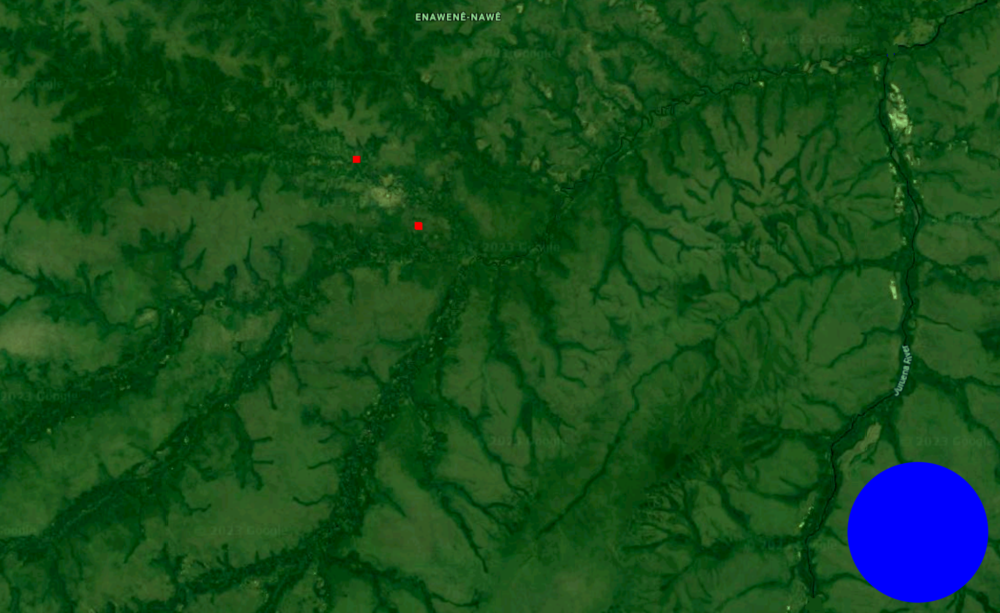
%> input picture src/Pratica6/mapa.png, 1000 x 613 px
$ octave desafio.m   (GNU Octave 9; MATLAB toolbox functions it lacks are replaced by stand-ins)
%> lines starting %> are read from the running program, lines starting %| are printed output that depends on the picture; in (x1, y1, x2, y2) boxes, pixels count from 0 and x2, y2 are one past the last pixel; in counts of white or black regions, pixels touching at a corner belong together; the program's own positions count from 1
clear all
close all
pkg load image;
%y 613 e x 1000
im = imread('mapa.png');
%> im is the input picture: size 613x1000x3 uint8; mean R, G, B 21.1, 75.7, 27.8
imR = im(:,:,1);
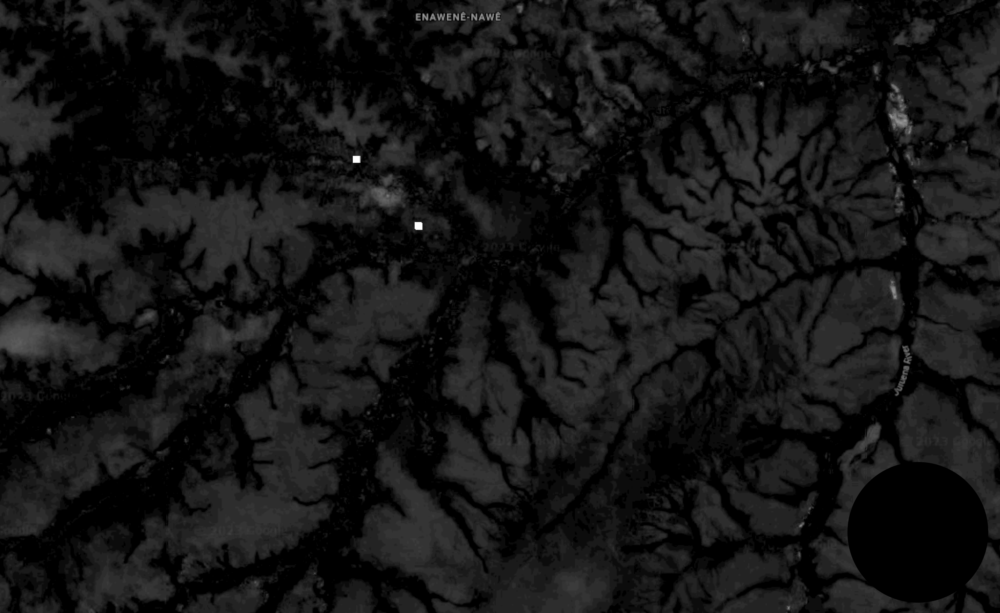
%> imR: size 613x1000 uint8; min 0, max 255, mean 21.1
flag = true;
glob = 254;
for i = 1: size(imR,1)
  for j = 1: size(imR,2)
    if(imR(i,j)>glob && flag == true)
      x = i;
      s = j;
      flag = false;
      im(:,j,:) = 0;
      im(i,j,:) = 255;
    endif
  endfor
  if(!flag)
    break;
  endif
endfor
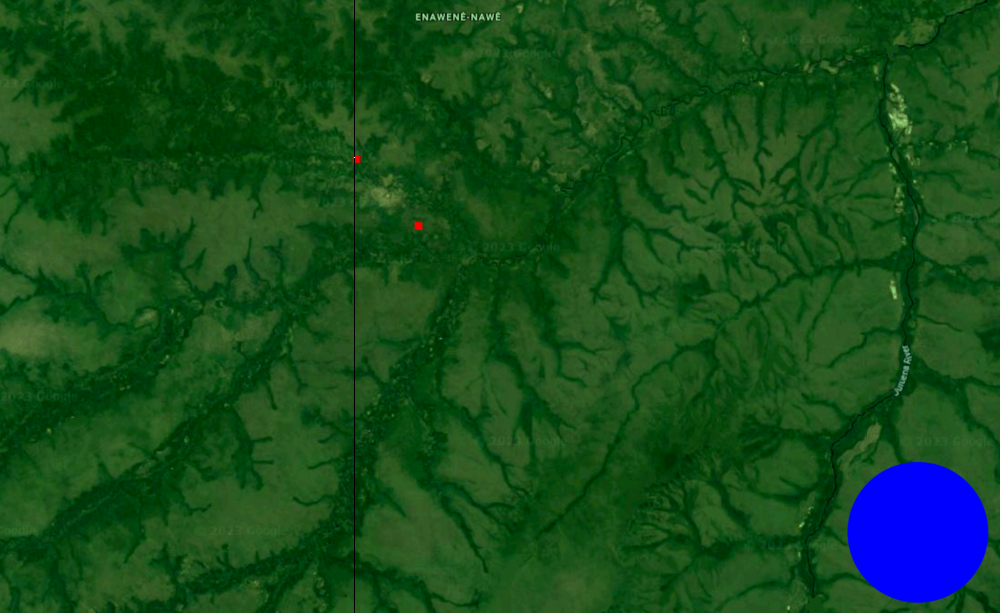
%> im: size 613x1000x3 uint8; 0.1% of pixels changed, all inside (x1, y1, x2, y2) = (354, 0, 355, 613)
%> after the loop, flag = false; s = 355; x = 158
flag = true;
for i = 613:-1:1
    for j = 1000:-1:1
      if(imR(i,j)>glob && flag == true)
        y = i;
        t = j;
        flag = false;
        im(i,:,:) = 0;
        im(i,j,:) = 255;
      endif
    endfor
    if(!flag)
      break;
    endif
end
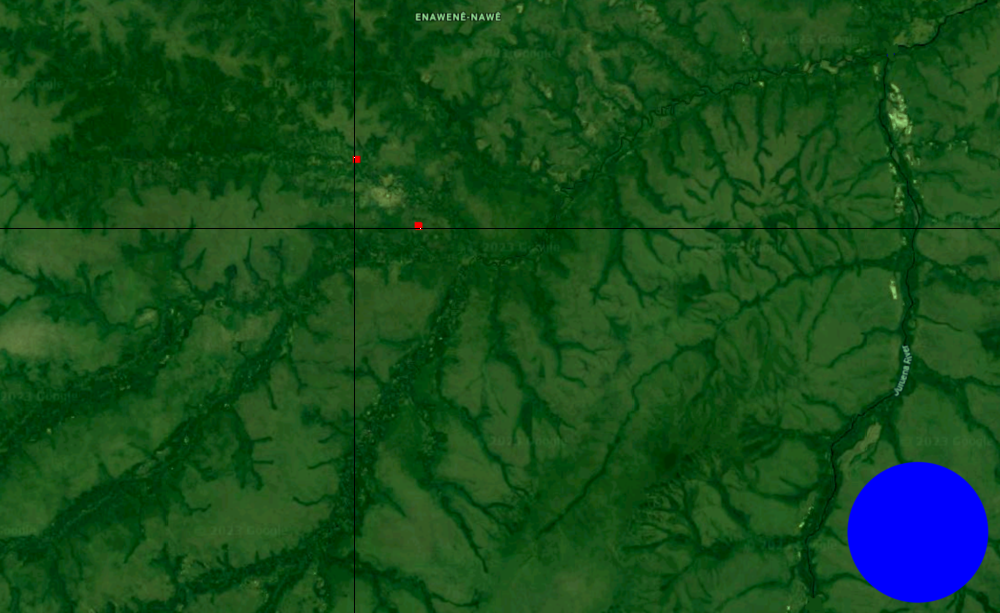
%> im: size 613x1000x3 uint8; 0.16% of pixels changed, all inside (x1, y1, x2, y2) = (0, 228, 1000, 229)
%> after the loop, t = 421; y = 229
px = power((y-x),2);
%> px = 5041
py = power((t-s),2);
%> py = 4356
sT = px+py;
%> sT = 9397
d = round(sqrt(px+py));
%> d = 97
figure(1);
imshow(im);
x = round((1000*d)/140);
%> x = 693
x = round(sqrt(x))
%> x = 26
